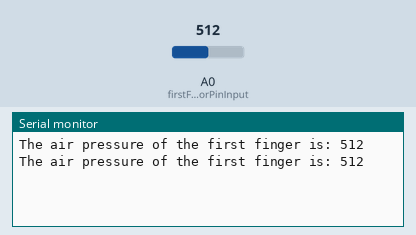
Recording of a sketch running on a simulated Arduino Uno, built with avr-gcc and run on an emulated ATmega328P. Shown: the last lines printed to the serial monitor. The inputs (shaded band) are chosen by the test bench; at power-on: A0 (firstFingerAirPressureSensorPinInput) = 512.

Above: at 1.5 s.
1.6 s: A0 (firstFingerAirPressureSensorPinInput) set to 716
At 1.6 s:
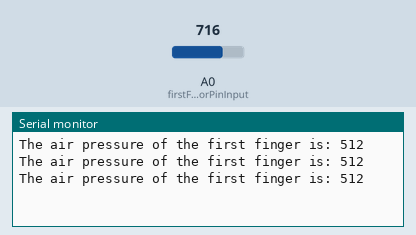
3.1 s: A0 (firstFingerAirPressureSensorPinInput) set to 900
At 3.1 s:
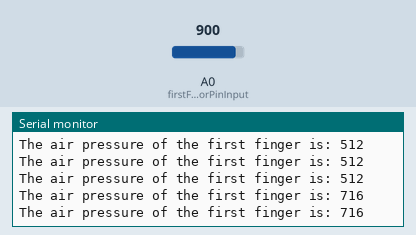
Timing chart, 0 to 6.1 s (numbered marks = the images above; inputs shaded):
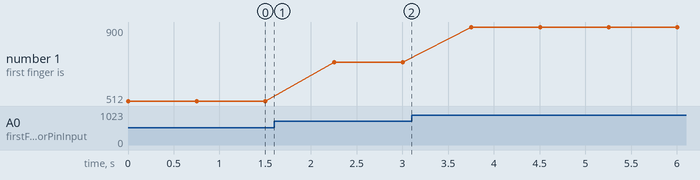

The sketch:

Air_Pressure_Sensor--ACTION.ino
```cpp
int firstFingerAirPressure = 0;
int firstFingerAirPressureSensorPinInput = A0;        // value read from the pressure sensor via the amplifier stage
void setup()
{
  pinMode(firstFingerAirPressureSensorPinInput, INPUT);
  Serial.begin(9600);

}

void loop()
{
  firstFingerAirPressure = analogRead(firstFingerAirPressureSensorPinInput);
  Serial.print("The air pressure of the first finger is: ");
  Serial.println(firstFingerAirPressure);

  delay(750);
}
```

Measured:
- plotted number 1: 512 → 716 after the input at 1.6 s, 716 → 900 after the input at 3.1 s
